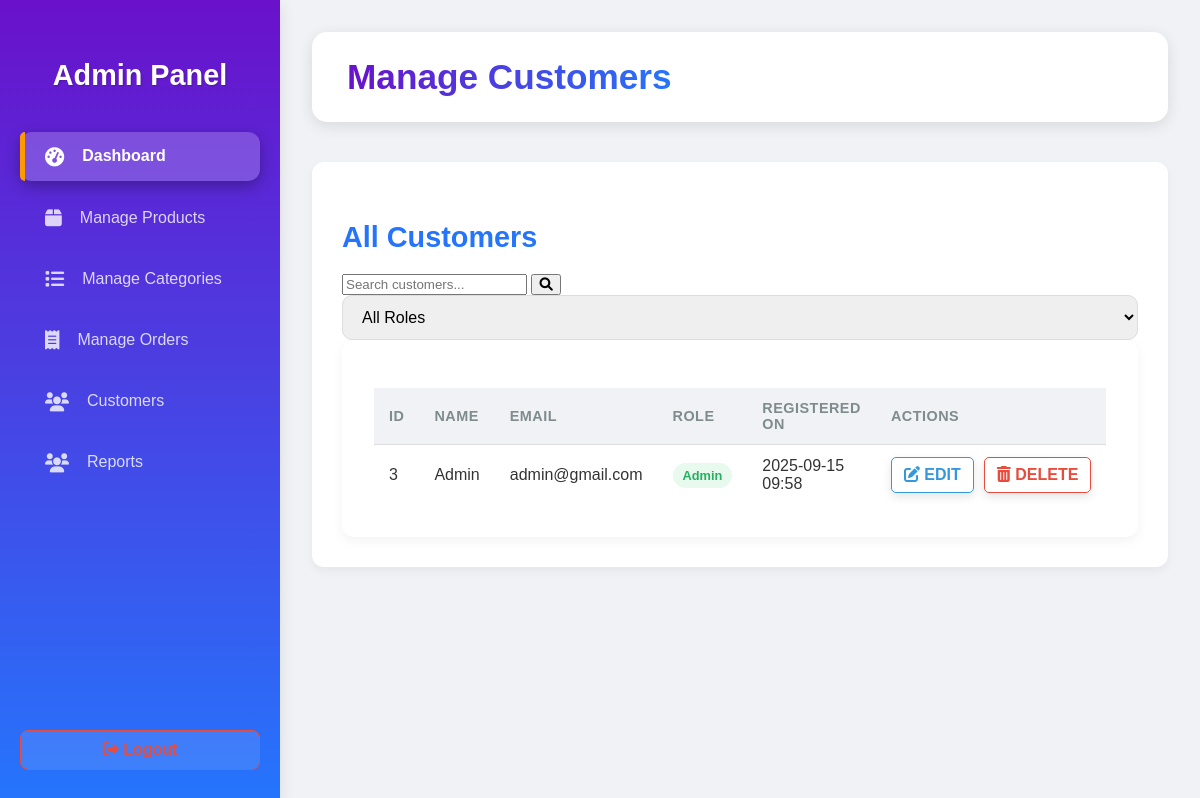
Page /admin/customers.php (signed in) on the committed database.
### tables this page shows
CREATE TABLE `users` (
  `id` int(11) NOT NULL,
  `name` varchar(100) NOT NULL,
  `email` varchar(100) NOT NULL,
  `password` varchar(255) NOT NULL,
  `role` enum('customer','admin') DEFAULT 'customer',
  `phone` varchar(15) DEFAULT NULL,
  `address` text DEFAULT NULL,
  `created_at` timestamp NOT NULL DEFAULT current_timestamp(),
  `profile_picture` varchar(255) DEFAULT NULL
);

### includes/functions.php (called while the page is built, shortened)
<?php
if (!function_exists('esc')) {
    function esc($s) {
        return htmlspecialchars(trim($s), ENT_QUOTES, 'UTF-8');
    }
}
?>

### admin/customers.php (the view, shortened to what this page needs)
<?php
require_once __DIR__ . '/../includes/db.php';
require_once __DIR__ . '/../includes/functions.php';
$search_query = filter_input(INPUT_GET, 'search', FILTER_SANITIZE_STRING);
$role_filter = filter_input(INPUT_GET, 'role', FILTER_SANITIZE_STRING);
$sql = "SELECT id, name, email, created_at, role FROM users";
$sql .= " ORDER BY created_at DESC";
$stmt = mysqli_prepare($conn, $sql);
if ($stmt) {
    mysqli_stmt_execute($stmt);
    $res = mysqli_stmt_get_result($stmt);
    $users = [];
    while ($r = mysqli_fetch_assoc($res)) {
        $users[] = $r;
    }
} else {
    $users = [];
    $error = "Database query failed: " . mysqli_error($conn);
}
?>
<!DOCTYPE html>
<html lang="en">
<head>
    <link rel="stylesheet" href="admin.css">
    <link rel="stylesheet" href="https://cdnjs.cloudflare.com/ajax/libs/font-awesome/6.0.0-beta3/css/all.min.css">
</head>
<body>
<div class="admin-container">
    <?php include 'sidebar.php'; ?>
    <div class="admin-main-content">
        <div class="admin-topbar">
            <h2>Manage Customers</h2>
        </div>
        <div class="dashboard-section">
            <div class="table-header">
                <h3>All Customers</h3>
                <div class="table-controls">
                    <form action="customers.php" method="GET" class="filter-form">
                        <div class="search-form">
                            <input type="text" name="search" placeholder="Search customers..." value="<?= esc($search_query) ?>" class="search-input">
                            <button type="submit" class="search-btn"><i class="fas fa-search"></i></button>
                        </div>
                        <div class="filter-dropdown">
                            <select name="role" onchange="this.form.submit()" class="filter-select">
                                <option value="all" <?= $role_filter == 'all' ? 'selected' : '' ?>>All Roles</option>
                            </select>
                        </div>
                    </form>
                </div>
            </div>
            <?php if (isset($error)): ?>
                <p class="error-message"><?= esc($error) ?></p>
            <?php elseif (empty($users)): ?>
                <p>No customers to display.</p>
            <?php else: ?>
                <div class="table-container">
                    <table class="data-table">
                        <thead>
                            <tr>
                                <th>ID</th>
                                <th>Name</th>
                                <th>Email</th>
                                <th>Role</th>
                                <th>Registered On</th>
                                <th>Actions</th>
                            </tr>
                        </thead>
                        <tbody>
                            <?php foreach ($users as $u): ?>
                                <tr>
                                    <td><?= esc($u['id']) ?></td>
                                    <td><?= esc($u['name']) ?></td>
                                    <td><?= esc($u['email']) ?></td>
                                    <td>
                                        <span class="status <?= strtolower(esc($u['role'])) ?>">
                                            <?= ucfirst(esc($u['role'])) ?>
                                        </span>
                                    </td>
                                    <td><?= esc(date('Y-m-d H:i', strtotime($u['created_at']))) ?></td>
                                    <td>
                                        <div class="action-buttons">
                                            <a href="edit_user.php?id=<?= esc($u['id']) ?>" class="btn btn-outline-info"><i class="fas fa-edit"></i> Edit</a>
                                            <a href="delete_user.php?id=<?= esc($u['id']) ?>" class="btn btn-outline-danger" onclick="return confirm('Are you sure you want to delete this user?');"><i class="fas fa-trash-alt"></i> Delete</a>
                                        </div>
                                    </td>
                                </tr>
                            <?php endforeach; ?>
                        </tbody>
                    </table>
                </div>
            <?php endif; ?>
        </div>
    </div>
</div>
</body>
</html>

### admin/admin.css (style rules this page uses)
:root { --primary-color: #6a11cb; --secondary-color: #2575fc; --accent-color: #ff9900; --text-color: #333; --bg-light: #f0f2f5; --card-bg: #fff; --sidebar-bg: linear-gradient(to bottom, var(--primary-color), var(--secondary-color)); --shadow-light: 0 4px 15px rgba(0, 0, 0, 0.1); --danger-color: #e74c3c; }
body { font-family: 'Montserrat', sans-serif; background-color: var(--bg-light); color: var(--text-color); margin: 0; overflow-x: hidden; }
* { box-sizing: border-box; }
.admin-container { display: flex; min-height: 100vh; width: 100%; }
.admin-main-content { flex-grow: 1; flex-shrink: 1; flex-basis: auto; padding: 40px; background-color: var(--bg-light); min-height: 100vh; transition: padding 0.3s ease; overflow-x: hidden; }
.admin-topbar { background-color: var(--card-bg); padding: 25px 35px; border-radius: 15px; box-shadow: var(--shadow-light); margin-bottom: 40px; display: flex; justify-content: space-between; align-items: center; }
.admin-topbar h2 { font-size: 2.2rem; font-weight: 700; margin: 0; color: var(--primary-color); background-image: linear-gradient(to right, var(--primary-color), var(--secondary-color)); -webkit-background-clip: text; -webkit-text-fill-color: transparent; }
.list-header h3, .dashboard-section h3 { font-size: 1.8rem; color: var(--secondary-color); margin-bottom: 20px; }
.btn { padding: 12px 25px; border-radius: 50px; border: none; cursor: pointer; font-size: 1rem; font-weight: 600; transition: all 0.3s ease; box-shadow: 0 4px 10px rgba(0,0,0,0.1); text-transform: uppercase; text-decoration: none; display: inline-block; }
.input, select, textarea { width: 100%; padding: 12px 15px; border: 1px solid #ddd; border-radius: 10px; font-size: 1rem; transition: border-color 0.3s ease, box-shadow 0.3s ease; }
.dashboard-section { background-color: var(--card-bg); padding: 30px; border-radius: 12px; box-shadow: 0 4px 10px rgba(0,0,0,0.05); margin-bottom: 30px; }
.table-container { overflow-x: auto; }
.data-table { width: 100%; border-collapse: collapse; }
.data-table th, .data-table td { padding: 12px 15px; text-align: left; border-bottom: 1px solid #ddd; }
.data-table th { background-color: var(--bg-light); font-weight: 600; text-transform: uppercase; font-size: 0.9rem; color: #7f8c8d; }
.admin-main-content { flex-grow: 1; padding: 2rem; background-color: #f0f2f5; min-height: 100vh; }
.admin-topbar { display: flex; justify-content: space-between; align-items: center; margin-bottom: 2rem; }
.table-container { background: #fff; border-radius: 12px; box-shadow: 0 4px 12px rgba(0, 0, 0, 0.05); padding: 2rem; overflow-x: auto; }
.data-table { width: 100%; border-collapse: collapse; margin-top: 1rem; }
.data-table th, .data-table td { padding: 1rem; border-bottom: 1px solid #eee; vertical-align: middle; }
.data-table th { background-color: #f8f9fa; font-weight: 600; color: #555; text-transform: uppercase; letter-spacing: 0.5px; }
.data-table tr:last-child td { border-bottom: none; }
.action-buttons { white-space: nowrap; }
.btn { padding: 10px 20px; border: none; border-radius: 6px; font-size: 1rem; font-weight: 600; cursor: pointer; transition: transform 0.2s, box-shadow 0.2s; }
.admin-topbar { display: flex; justify-content: space-between; align-items: center; background-color: var(--card-bg); padding: 25px 35px; border-radius: 15px; box-shadow: var(--shadow-light); margin-bottom: 40px; }
.dashboard-section { background-color: var(--card-bg); padding: 30px; border-radius: 12px; box-shadow: 0 4px 10px rgba(0, 0, 0, 0.05); margin-bottom: 30px; }
.status.admin { background-color: #e8f9ee; color: #27ae60; padding: 5px 10px; border-radius: 20px; font-weight: 600; font-size: 0.8rem; text-transform: capitalize; }
.btn-outline-info { border: 1px solid #3498db; color: #3498db; background-color: transparent; padding: 8px 12px; border-radius: 5px; text-decoration: none; transition: all 0.3s ease; }
.btn-outline-danger { border: 1px solid #e74c3c; color: #e74c3c; background-color: transparent; padding: 8px 12px; border-radius: 5px; text-decoration: none; transition: all 0.3s ease; }
.action-buttons { display: flex; gap: 10px; }

### rows in the picture
users: id "3", name "Admin", email "admin@gmail.com", role "Admin", created_at "2025-09-15 09:58"
